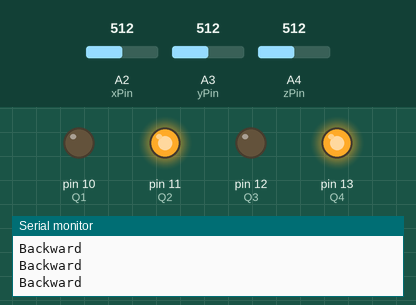
Simulated run of this sketch. Board: Arduino Uno, built with avr-gcc and run on an emulated ATmega328P. Shown: output pins drawn as LEDs (lit = HIGH), the last lines printed to the serial monitor. The inputs (shaded band) are chosen by the test bench; at power-on: A2 (xPin) = 512, A3 (yPin) = 512, A4 (zPin) = 512. Pins used as bus, display or sensor lines are not drawn.

Above: at 1.2 s.
1.3 s: A2 (xPin) set to 373
4.3 s: A2 (xPin) set to 345
At 5.1 s:
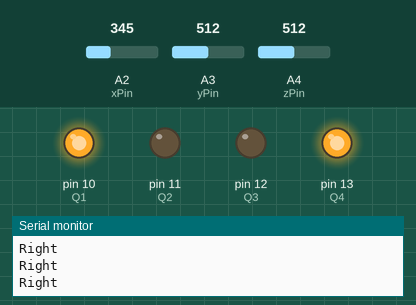
5.8 s: A3 (yPin) set to 359
8.8 s: A3 (yPin) set to 332
At 9.8 s:
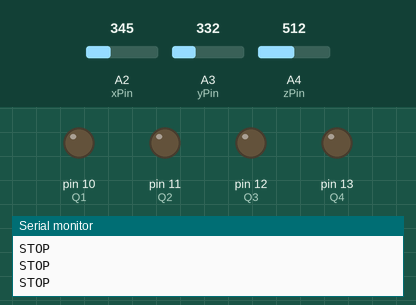
10.3 s: A3 (yPin) set to 306
At 10.8 s:
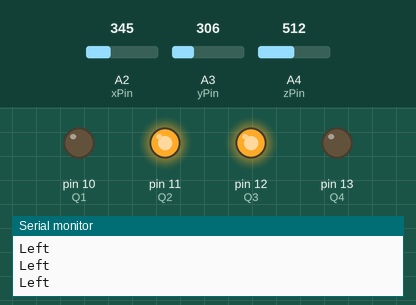
11.8 s: A2 (xPin) set to 122
At 12.3 s:
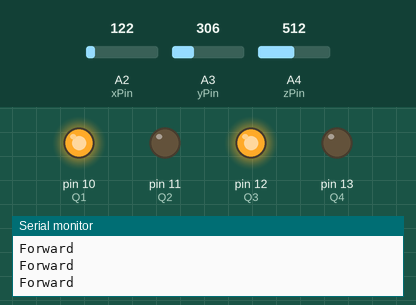
Timing chart, 0 to 14.3 s (numbered marks = the images above; inputs shaded):
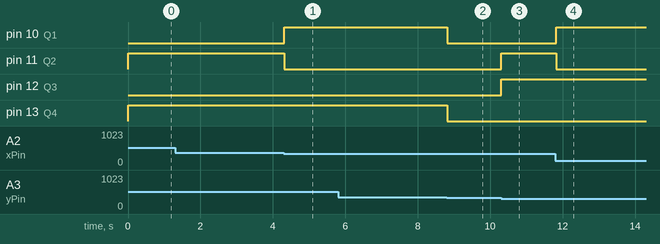

Measured:
- the behaviour switches between 356 and 355 on A2 (xPin) (found by bisection; images 0 and 1)
- the behaviour switches between 351 and 350 on A3 (yPin) (found by bisection; images 1 and 2)
- the behaviour switches between 324 and 323 on A3 (yPin) (found by bisection; images 2 and 3)
- after the input at 4.3 s, pin 10 (Q1): LOW → HIGH at once; pin 11 (Q2): HIGH → LOW at once
- after the input at 8.8 s, pin 10 (Q1), pin 13 (Q4): HIGH → LOW at once
- after the input at 10.3 s, pin 11 (Q2), pin 12 (Q3): LOW → HIGH at once
- after the input at 11.8 s, pin 10 (Q1): LOW → HIGH at once; pin 11 (Q2): HIGH → LOW at once

The sketch:

Transmitter.ino
```cpp
#define forward 300 // Change this value to change senstivity for forward direction /-Default 340-/ *X*
#define backward 355 // Change this value to change senstivity for backward direction /-Default 400-/ *X*
#define left 324 // Change this value to change senstivity for left direction /-Default 340-/ *Y*
#define right 350 // Change this value to change senstivity for right direction /-Default 400-/ *Y*

int GNDPin=A5; //Set Analog pin 4 as GND
int VccPin=A1; //Set Analog pin 5 as VCC
int xPin=A2; //X axis input
int yPin=A3; //Y axis input
int zPin=A4; //Z axis input(not used)
int Q1=10,Q2=11,Q3=12,Q4=13; //Output pins to be connected to 10, 11, 12, 13 of Decoder IC

long x; //Variabe for storing X coordinates
long y; //Variabe for storing Y coordinates
long z; //Variabe for storing Z coordinates

void setup()
{
  Serial.begin(9600);
  pinMode(Q1,OUTPUT);
  pinMode(Q2,OUTPUT);
  pinMode(Q3,OUTPUT);
  pinMode(Q4,OUTPUT);
  pinMode(GNDPin, OUTPUT);
  pinMode(VccPin, OUTPUT);
  digitalWrite(GNDPin, LOW); //Set A4 pin LOW
  digitalWrite(VccPin, HIGH); //Set A5 pin HIGH
}

void loop()
{
  x = analogRead(xPin); //Reads X coordinates
  y = analogRead(yPin); //Reads Y coordinates
  z = analogRead(zPin); //Reads Z coordinates (Not Used)

    if(x<forward)      // Change the value for adjusting sensitivity
      forward_();
    else if(x>backward) // Change the value for adjusting sensitivity
      backward_();
    else if(y>right) // Change the value for adjusting sensitivity
      right_();
    else if(y<left) // Change the value for adjusting sensitivity
      left_();
    else
      stop_();
}

void stop_()
{
  Serial.println("");
  Serial.println("STOP");
  digitalWrite(Q1,LOW);
  digitalWrite(Q2,LOW);
  digitalWrite(Q3,LOW);
  digitalWrite(Q4,LOW);
}

void forward_()
{
  Serial.println("");
  Serial.println("Forward");
  digitalWrite(Q1,HIGH);
  digitalWrite(Q2,LOW);
  digitalWrite(Q3,HIGH);
  digitalWrite(Q4,LOW);
}

void backward_()
{
  Serial.println("");
  Serial.println("Backward");
  digitalWrite(Q1,LOW);
  digitalWrite(Q2,HIGH);
  digitalWrite(Q3,LOW);
  digitalWrite(Q4,HIGH);
}

void left_()
{
  Serial.println("");
  Serial.println("Left");
  digitalWrite(Q1,LOW);
  digitalWrite(Q2,HIGH);
  digitalWrite(Q3,HIGH);
  digitalWrite(Q4,LOW);
}

void right_()
{
  Serial.println("");
  Serial.println("Right");
  digitalWrite(Q1,HIGH);
  digitalWrite(Q2,LOW);
  digitalWrite(Q3,LOW);
  digitalWrite(Q4,HIGH);
}
```
